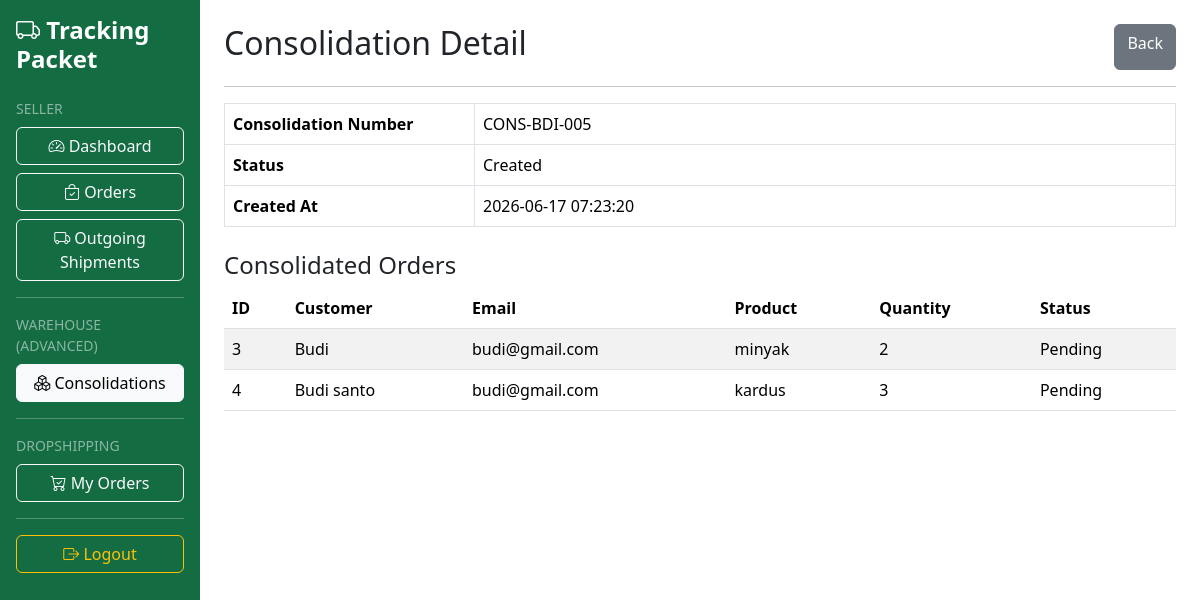
/seller/consolidation/detail.php?id=2 (signed in), run on the app's committed database.
### tables this page shows
CREATE TABLE `consolidations` (
  `id` int(11) NOT NULL,
  `seller_id` int(11) NOT NULL,
  `consolidation_number` varchar(50) NOT NULL,
  `status` varchar(100) DEFAULT 'Created',
  `created_at` timestamp NOT NULL DEFAULT current_timestamp(),
  `shipment_created` tinyint(1) DEFAULT 0
);

CREATE TABLE `orders` (
  `id` int(11) NOT NULL,
  `seller_id` int(11) NOT NULL,
  `customer_name` varchar(100) NOT NULL,
  `customer_email` varchar(100) DEFAULT NULL,
  `product_name` varchar(150) NOT NULL,
  `quantity` int(11) DEFAULT 1,
  `address` text DEFAULT NULL,
  `status` varchar(50) DEFAULT 'Pending',
  `created_at` timestamp NOT NULL DEFAULT current_timestamp(),
  `shipment_created` tinyint(1) DEFAULT 0,
  `consolidated` tinyint(1) DEFAULT 0
);

### seller/consolidation/detail.php (the view, shortened to what this page needs)
<?php
$id = (int) $_GET['id'];
$consolidation = mysqli_fetch_assoc(
    mysqli_query(
        $conn,
        "SELECT *
         FROM consolidations
         WHERE id='$id'"
    )
);
$orders = mysqli_query(
    $conn,
    "SELECT
        orders.*
     FROM consolidation_orders
     JOIN orders
        ON orders.id =
           consolidation_orders.order_id
     WHERE consolidation_orders.consolidation_id='$id'"
);
include '../../includes/layout-top.php';
?>
<div class="d-flex justify-content-between">
    <h2>Consolidation Detail</h2>
    <a
        href="index.php"
        class="btn btn-secondary">
        Back
    </a>
</div>
<hr>
<table class="table table-bordered">
    <tr>
        <th width="250">
            Consolidation Number
        </th>
        <td>
            <?= $consolidation['consolidation_number']; ?>
        </td>
    </tr>
    <tr>
        <th>
            Status
        </th>
        <td>
            <?= $consolidation['status']; ?>
        </td>
    </tr>
    <tr>
        <th>
            Created At
        </th>
        <td>
            <?= $consolidation['created_at']; ?>
        </td>
    </tr>
</table>
<h4 class="mt-4">
    Consolidated Orders
</h4>
<table class="table table-striped">
    <thead>
        <tr>
            <th>ID</th>
            <th>Customer</th>
            <th>Email</th>
            <th>Product</th>
            <th>Quantity</th>
            <th>Status</th>
        </tr>
    </thead>
    <tbody>
    <?php while($order = mysqli_fetch_assoc($orders)) : ?>
        <tr>
            <td>
                <?= $order['id']; ?>
            </td>
            <td>
                <?= $order['customer_name']; ?>
            </td>
            <td>
                <?= $order['customer_email']; ?>
            </td>
            <td>
                <?= $order['product_name']; ?>
            </td>
            <td>
                <?= $order['quantity']; ?>
            </td>
            <td>
                <?= $order['status']; ?>
            </td>
        </tr>
    <?php endwhile; ?>
    </tbody>
</table>
<?php include '../../includes/layout-bottom.php'; ?>

### assets/css/custom.css (style rules this page uses)
:root { --primary-green:#198754; --primary-green-dark:#146c43; }
.table thead { background-color:var(--primary-green); color:white; }

### data on the page
consolidations: consolidation_number "CONS-BDI-005", status "Created", created_at "2026-06-17 07:23:20"
orders: id "3", customer_name "Budi", customer_email "budi@gmail.com", product_name "minyak", quantity "2", status "Pending"
orders: id "4", customer_name "Budi santo", customer_email "budi@gmail.com", product_name "kardus", quantity "3", status "Pending"
